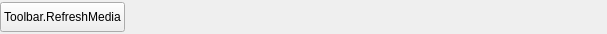
<?xml version="1.0" encoding="UTF-8"?>
<ui version="4.0">
 <class>AFQDirectBroadSourceToolbar</class>
 <widget class="QWidget" name="AFQDirectBroadSourceToolbar">
  <property name="geometry">
   <rect>
    <x>0</x>
    <y>0</y>
    <width>607</width>
    <height>34</height>
   </rect>
  </property>
  <property name="minimumSize">
   <size>
    <width>0</width>
    <height>34</height>
   </size>
  </property>
  <property name="maximumSize">
   <size>
    <width>16777215</width>
    <height>34</height>
   </size>
  </property>
  <property name="windowTitle">
   <string>Form</string>
  </property>
  <layout class="QHBoxLayout" name="horizontalLayout_2">
   <property name="spacing">
    <number>8</number>
   </property>
   <property name="leftMargin">
    <number>0</number>
   </property>
   <property name="topMargin">
    <number>0</number>
   </property>
   <property name="rightMargin">
    <number>0</number>
   </property>
   <property name="bottomMargin">
    <number>0</number>
   </property>
   <item>
    <widget class="QPushButton" name="pushButton_Refresh">
     <property name="minimumSize">
      <size>
       <width>0</width>
       <height>30</height>
      </size>
     </property>
     <property name="maximumSize">
      <size>
       <width>16777215</width>
       <height>30</height>
      </size>
     </property>
     <property name="text">
      <string>Toolbar.RefreshMedia</string>
     </property>
    </widget>
   </item>
   <item>
    <spacer name="horizontalSpacer">
     <property name="orientation">
      <enum>Qt::Horizontal</enum>
     </property>
     <property name="sizeHint" stdset="0">
      <size>
       <width>40</width>
       <height>20</height>
      </size>
     </property>
    </spacer>
   </item>
  </layout>
 </widget>
 <resources/>
 <connections/>
</ui>
